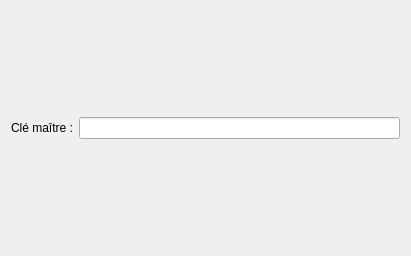
<?xml version="1.0" encoding="UTF-8"?>
<ui version="4.0">
 <class>PasswordDelayer</class>
 <widget class="QMainWindow" name="PasswordDelayer">
  <property name="geometry">
   <rect>
    <x>0</x>
    <y>0</y>
    <width>411</width>
    <height>256</height>
   </rect>
  </property>
  <property name="windowTitle">
   <string>RetardeurMdP</string>
  </property>
  <widget class="QWidget" name="centralWidget">
   <layout class="QVBoxLayout" name="main_layout">
    <item>
     <layout class="QHBoxLayout" name="masterKey_layout">
      <item>
       <widget class="QLabel" name="masterKey_label">
        <property name="text">
         <string>Clé maître :</string>
        </property>
       </widget>
      </item>
      <item>
       <widget class="QLineEdit" name="masterKey_lineEdit"/>
      </item>
     </layout>
    </item>
   </layout>
  </widget>
 </widget>
 <layoutdefault spacing="6" margin="11"/>
 <resources/>
 <connections/>
</ui>
